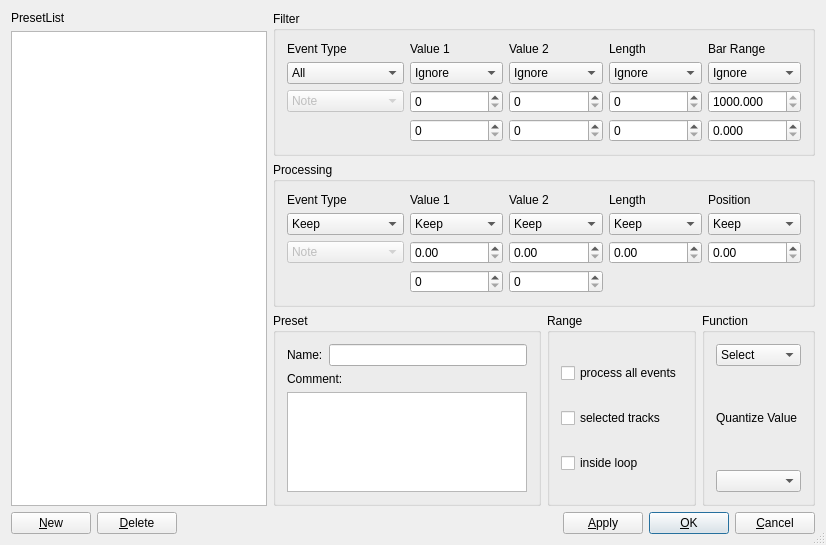
<?xml version="1.0" encoding="UTF-8"?>
<ui version="4.0">
 <class>MidiTransformDialogBase</class>
 <widget class="QDialog" name="MidiTransformDialogBase">
  <property name="geometry">
   <rect>
    <x>0</x>
    <y>0</y>
    <width>826</width>
    <height>545</height>
   </rect>
  </property>
  <property name="windowTitle">
   <string>MusE: Midi Transformator</string>
  </property>
  <property name="sizeGripEnabled">
   <bool>true</bool>
  </property>
  <layout class="QGridLayout">
   <property name="margin">
    <number>11</number>
   </property>
   <property name="spacing">
    <number>6</number>
   </property>
   <item row="3" column="0" colspan="2">
    <layout class="QHBoxLayout">
     <property name="spacing">
      <number>6</number>
     </property>
     <property name="margin">
      <number>0</number>
     </property>
     <item>
      <widget class="QPushButton" name="buttonNew">
       <property name="text">
        <string>&amp;New</string>
       </property>
       <property name="autoDefault">
        <bool>true</bool>
       </property>
      </widget>
     </item>
     <item>
      <widget class="QPushButton" name="buttonDelete">
       <property name="text">
        <string>&amp;Delete</string>
       </property>
       <property name="autoDefault">
        <bool>true</bool>
       </property>
      </widget>
     </item>
     <item>
      <spacer name="Horizontal Spacing2">
       <property name="orientation">
        <enum>Qt::Horizontal</enum>
       </property>
       <property name="sizeType">
        <enum>QSizePolicy::Expanding</enum>
       </property>
       <property name="sizeHint" stdset="0">
        <size>
         <width>20</width>
         <height>20</height>
        </size>
       </property>
      </spacer>
     </item>
     <item>
      <widget class="QPushButton" name="buttonApply">
       <property name="text">
        <string>&amp;Apply</string>
       </property>
       <property name="autoDefault">
        <bool>true</bool>
       </property>
      </widget>
     </item>
     <item>
      <widget class="QPushButton" name="buttonOk">
       <property name="text">
        <string>&amp;OK</string>
       </property>
       <property name="autoDefault">
        <bool>true</bool>
       </property>
       <property name="default">
        <bool>true</bool>
       </property>
      </widget>
     </item>
     <item>
      <widget class="QPushButton" name="buttonCancel">
       <property name="text">
        <string>&amp;Cancel</string>
       </property>
       <property name="autoDefault">
        <bool>true</bool>
       </property>
      </widget>
     </item>
    </layout>
   </item>
   <item row="0" column="0" rowspan="3">
    <layout class="QVBoxLayout">
     <property name="spacing">
      <number>6</number>
     </property>
     <property name="margin">
      <number>0</number>
     </property>
     <item>
      <widget class="QLabel" name="TextLabel1_2">
       <property name="text">
        <string>PresetList</string>
       </property>
       <property name="wordWrap">
        <bool>false</bool>
       </property>
      </widget>
     </item>
     <item>
      <widget class="QListWidget" name="presetList">
       <property name="sizePolicy">
        <sizepolicy hsizetype="MinimumExpanding" vsizetype="MinimumExpanding">
         <horstretch>0</horstretch>
         <verstretch>0</verstretch>
        </sizepolicy>
       </property>
      </widget>
     </item>
    </layout>
   </item>
   <item row="1" column="1">
    <widget class="QGroupBox" name="GroupBox5">
     <property name="title">
      <string>Processing</string>
     </property>
     <layout class="QGridLayout">
      <property name="margin">
       <number>11</number>
      </property>
      <property name="spacing">
       <number>6</number>
      </property>
      <item row="0" column="0">
       <widget class="QLabel" name="TextLabel5">
        <property name="text">
         <string>Event Type</string>
        </property>
        <property name="wordWrap">
         <bool>false</bool>
        </property>
       </widget>
      </item>
      <item row="1" column="0">
       <widget class="QComboBox" name="procEventOp">
        <item>
         <property name="text">
          <string>Keep</string>
         </property>
        </item>
        <item>
         <property name="text">
          <string>Fix</string>
         </property>
        </item>
       </widget>
      </item>
      <item row="2" column="0">
       <widget class="QComboBox" name="procType">
        <property name="enabled">
         <bool>false</bool>
        </property>
        <item>
         <property name="text">
          <string>Note</string>
         </property>
        </item>
        <item>
         <property name="text">
          <string>Poly Pressure</string>
         </property>
        </item>
        <item>
         <property name="text">
          <string>Control Change</string>
         </property>
        </item>
        <item>
         <property name="text">
          <string>Aftertouch</string>
         </property>
        </item>
        <item>
         <property name="text">
          <string>Pitch Bend</string>
         </property>
        </item>
        <item>
         <property name="text">
          <string>NRPN</string>
         </property>
        </item>
        <item>
         <property name="text">
          <string>RPN</string>
         </property>
        </item>
       </widget>
      </item>
      <item row="1" column="1">
       <widget class="QComboBox" name="procVal1Op">
        <item>
         <property name="text">
          <string>Keep</string>
         </property>
        </item>
        <item>
         <property name="text">
          <string>Plus</string>
         </property>
        </item>
        <item>
         <property name="text">
          <string>Minus</string>
         </property>
        </item>
        <item>
         <property name="text">
          <string>Multiply</string>
         </property>
        </item>
        <item>
         <property name="text">
          <string>Divide</string>
         </property>
        </item>
        <item>
         <property name="text">
          <string>Fix</string>
         </property>
        </item>
        <item>
         <property name="text">
          <string>Value 2</string>
         </property>
        </item>
        <item>
         <property name="text">
          <string>Invert</string>
         </property>
        </item>
        <item>
         <property name="text">
          <string>ScaleMap</string>
         </property>
        </item>
        <item>
         <property name="text">
          <string>Flip</string>
         </property>
        </item>
        <item>
         <property name="text">
          <string>Dyn</string>
         </property>
        </item>
        <item>
         <property name="text">
          <string>Random</string>
         </property>
        </item>
       </widget>
      </item>
      <item row="0" column="1">
       <widget class="QLabel" name="TextLabel6">
        <property name="text">
         <string>Value 1</string>
        </property>
        <property name="wordWrap">
         <bool>false</bool>
        </property>
       </widget>
      </item>
      <item row="0" column="2">
       <widget class="QLabel" name="TextLabel7">
        <property name="text">
         <string>Value 2</string>
        </property>
        <property name="wordWrap">
         <bool>false</bool>
        </property>
       </widget>
      </item>
      <item row="0" column="3">
       <widget class="QLabel" name="TextLabel10_2">
        <property name="text">
         <string>Length</string>
        </property>
        <property name="wordWrap">
         <bool>false</bool>
        </property>
       </widget>
      </item>
      <item row="0" column="4">
       <widget class="QLabel" name="TextLabel12">
        <property name="text">
         <string>Position</string>
        </property>
        <property name="wordWrap">
         <bool>false</bool>
        </property>
       </widget>
      </item>
      <item row="1" column="2">
       <widget class="QComboBox" name="procVal2Op">
        <item>
         <property name="text">
          <string>Keep</string>
         </property>
        </item>
        <item>
         <property name="text">
          <string>Plus</string>
         </property>
        </item>
        <item>
         <property name="text">
          <string>Minus</string>
         </property>
        </item>
        <item>
         <property name="text">
          <string>Multiply</string>
         </property>
        </item>
        <item>
         <property name="text">
          <string>Divide</string>
         </property>
        </item>
        <item>
         <property name="text">
          <string>Fix</string>
         </property>
        </item>
        <item>
         <property name="text">
          <string>Value 1</string>
         </property>
        </item>
        <item>
         <property name="text">
          <string>Invert</string>
         </property>
        </item>
        <item>
         <property name="text">
          <string>Dyn</string>
         </property>
        </item>
        <item>
         <property name="text">
          <string>Random</string>
         </property>
        </item>
       </widget>
      </item>
      <item row="1" column="3">
       <widget class="QComboBox" name="procLenOp">
        <item>
         <property name="text">
          <string>Keep</string>
         </property>
        </item>
        <item>
         <property name="text">
          <string>Plus</string>
         </property>
        </item>
        <item>
         <property name="text">
          <string>Minus</string>
         </property>
        </item>
        <item>
         <property name="text">
          <string>Multiply</string>
         </property>
        </item>
        <item>
         <property name="text">
          <string>Divide</string>
         </property>
        </item>
        <item>
         <property name="text">
          <string>Fix</string>
         </property>
        </item>
       </widget>
      </item>
      <item row="3" column="1">
       <widget class="QSpinBox" name="procVal1b">
        <property name="maximum">
         <number>9999</number>
        </property>
       </widget>
      </item>
      <item row="3" column="2">
       <widget class="QSpinBox" name="procVal2b">
        <property name="maximum">
         <number>9999</number>
        </property>
       </widget>
      </item>
      <item row="2" column="1">
       <widget class="SpinBoxFP" name="procVal1a">
        <property name="maximum" stdset="0">
         <number>99999999</number>
        </property>
       </widget>
      </item>
      <item row="1" column="4">
       <widget class="QComboBox" name="procPosOp">
        <item>
         <property name="text">
          <string>Keep</string>
         </property>
        </item>
        <item>
         <property name="text">
          <string>Plus</string>
         </property>
        </item>
        <item>
         <property name="text">
          <string>Minus</string>
         </property>
        </item>
        <item>
         <property name="text">
          <string>Multiply</string>
         </property>
        </item>
        <item>
         <property name="text">
          <string>Divide</string>
         </property>
        </item>
       </widget>
      </item>
      <item row="2" column="2">
        <widget class="SpinBoxFP" name="procVal2a">
         <property name="maximum" stdset="0">
         <number>99999999</number>
        </property>
       </widget>
      </item>
      <item row="2" column="3">
        <widget class="SpinBoxFP" name="procLenA">
          <property name="maximum" stdset="0">
         <number>99999999</number>
        </property>
       </widget>
      </item>
      <item row="2" column="4">
        <widget class="SpinBoxFP" name="procPosA">
          <property name="maximum" stdset="0">
         <number>99999999</number>
        </property>
       </widget>
      </item>
     </layout>
    </widget>
   </item>
   <item row="0" column="1">
    <widget class="QGroupBox" name="GroupBox3">
     <property name="title">
      <string>Filter</string>
     </property>
     <layout class="QGridLayout">
      <property name="margin">
       <number>11</number>
      </property>
      <property name="spacing">
       <number>6</number>
      </property>
      <item row="1" column="0">
       <widget class="QComboBox" name="selEventOp">
        <item>
         <property name="text">
          <string>All</string>
         </property>
        </item>
        <item>
         <property name="text">
          <string>Equal</string>
         </property>
        </item>
        <item>
         <property name="text">
          <string>Unequal</string>
         </property>
        </item>
       </widget>
      </item>
      <item row="2" column="0">
       <widget class="QComboBox" name="selType">
        <property name="enabled">
         <bool>false</bool>
        </property>
        <item>
         <property name="text">
          <string>Note</string>
         </property>
        </item>
        <item>
         <property name="text">
          <string>Poly Pressure</string>
         </property>
        </item>
        <item>
         <property name="text">
          <string>Control Change</string>
         </property>
        </item>
        <item>
         <property name="text">
          <string>Aftertouch</string>
         </property>
        </item>
        <item>
         <property name="text">
          <string>Pitch Bend</string>
         </property>
        </item>
        <item>
         <property name="text">
          <string>NRPN</string>
         </property>
        </item>
        <item>
         <property name="text">
          <string>RPN</string>
         </property>
        </item>
       </widget>
      </item>
      <item row="0" column="2">
       <widget class="QLabel" name="TextLabel3">
        <property name="text">
         <string>Value 2</string>
        </property>
        <property name="wordWrap">
         <bool>false</bool>
        </property>
       </widget>
      </item>
      <item row="0" column="1">
       <widget class="QLabel" name="TextLabel2">
        <property name="text">
         <string>Value 1</string>
        </property>
        <property name="wordWrap">
         <bool>false</bool>
        </property>
       </widget>
      </item>
      <item row="0" column="0">
       <widget class="QLabel" name="TextLabel1">
        <property name="text">
         <string>Event Type</string>
        </property>
        <property name="wordWrap">
         <bool>false</bool>
        </property>
       </widget>
      </item>
      <item row="1" column="1">
       <widget class="QComboBox" name="selVal1Op">
        <item>
         <property name="text">
          <string>Ignore</string>
         </property>
        </item>
        <item>
         <property name="text">
          <string>Equal</string>
         </property>
        </item>
        <item>
         <property name="text">
          <string>Unequal</string>
         </property>
        </item>
        <item>
         <property name="text">
          <string>Higher</string>
         </property>
        </item>
        <item>
         <property name="text">
          <string>Lower</string>
         </property>
        </item>
        <item>
         <property name="text">
          <string>Inside</string>
         </property>
        </item>
        <item>
         <property name="text">
          <string>Outside</string>
         </property>
        </item>
       </widget>
      </item>
      <item row="0" column="3">
       <widget class="QLabel" name="TextLabel10">
        <property name="text">
         <string>Length</string>
        </property>
        <property name="wordWrap">
         <bool>false</bool>
        </property>
       </widget>
      </item>
      <item row="0" column="4">
       <widget class="QLabel" name="TextLabel11">
        <property name="text">
         <string>Bar Range</string>
        </property>
        <property name="wordWrap">
         <bool>false</bool>
        </property>
       </widget>
      </item>
      <item row="1" column="2">
       <widget class="QComboBox" name="selVal2Op">
        <item>
         <property name="text">
          <string>Ignore</string>
         </property>
        </item>
        <item>
         <property name="text">
          <string>Equal</string>
         </property>
        </item>
        <item>
         <property name="text">
          <string>Unequal</string>
         </property>
        </item>
        <item>
         <property name="text">
          <string>Higher</string>
         </property>
        </item>
        <item>
         <property name="text">
          <string>Lower</string>
         </property>
        </item>
        <item>
         <property name="text">
          <string>Inside</string>
         </property>
        </item>
        <item>
         <property name="text">
          <string>Outside</string>
         </property>
        </item>
       </widget>
      </item>
      <item row="1" column="3">
       <widget class="QComboBox" name="selLenOp">
        <item>
         <property name="text">
          <string>Ignore</string>
         </property>
        </item>
        <item>
         <property name="text">
          <string>Equal</string>
         </property>
        </item>
        <item>
         <property name="text">
          <string>Unequal</string>
         </property>
        </item>
        <item>
         <property name="text">
          <string>Higher</string>
         </property>
        </item>
        <item>
         <property name="text">
          <string>Lower</string>
         </property>
        </item>
        <item>
         <property name="text">
          <string>Inside</string>
         </property>
        </item>
        <item>
         <property name="text">
          <string>Outside</string>
         </property>
        </item>
       </widget>
      </item>
      <item row="1" column="4">
       <widget class="QComboBox" name="selRangeOp">
        <item>
         <property name="text">
          <string>Ignore</string>
         </property>
        </item>
        <item>
         <property name="text">
          <string>Equal</string>
         </property>
        </item>
        <item>
         <property name="text">
          <string>Unequal</string>
         </property>
        </item>
        <item>
         <property name="text">
          <string>Higher</string>
         </property>
        </item>
        <item>
         <property name="text">
          <string>Lower</string>
         </property>
        </item>
        <item>
         <property name="text">
          <string>Inside</string>
         </property>
        </item>
        <item>
         <property name="text">
          <string>Outside</string>
         </property>
        </item>
       </widget>
      </item>
      <item row="3" column="1">
       <widget class="QSpinBox" name="selVal1b">
        <property name="maximum">
         <number>127</number>
        </property>
       </widget>
      </item>
      <item row="2" column="3">
       <widget class="QSpinBox" name="selLenA">
        <property name="maximum">
         <number>127</number>
        </property>
       </widget>
      </item>
      <item row="3" column="3">
       <widget class="QSpinBox" name="selLenB">
        <property name="maximum">
         <number>127</number>
        </property>
       </widget>
      </item>
      <item row="2" column="2">
       <widget class="QSpinBox" name="selVal2a">
        <property name="maximum">
         <number>127</number>
        </property>
       </widget>
      </item>
      <item row="3" column="2">
       <widget class="QSpinBox" name="selVal2b">
        <property name="maximum">
         <number>127</number>
        </property>
       </widget>
      </item>
      <item row="2" column="1">
       <widget class="QSpinBox" name="selVal1a">
        <property name="maximum">
         <number>127</number>
        </property>
       </widget>
      </item>
      <item row="3" column="4">
        <widget class="SpinBoxFP" name="selBarB">
        <property name="decimals" stdset="0">
         <number>3</number>
        </property>
       </widget>
      </item>
      <item row="2" column="4">
        <widget class="SpinBoxFP" name="selBarA">
        <property name="minimum" stdset="0">
         <number>1000</number>
        </property>
        <property name="decimals" stdset="0">
         <number>3</number>
        </property>
       </widget>
      </item>
     </layout>
    </widget>
   </item>
   <item row="2" column="1">
    <layout class="QHBoxLayout">
     <property name="spacing">
      <number>6</number>
     </property>
     <property name="margin">
      <number>0</number>
     </property>
     <item>
      <widget class="QGroupBox" name="GroupBox6_2">
       <property name="title">
        <string>Preset</string>
       </property>
       <layout class="QVBoxLayout">
        <property name="spacing">
         <number>6</number>
        </property>
        <property name="margin">
         <number>11</number>
        </property>
        <item>
         <layout class="QHBoxLayout">
          <property name="spacing">
           <number>6</number>
          </property>
          <property name="margin">
           <number>0</number>
          </property>
          <item>
           <widget class="QLabel" name="TextLabel13_2">
            <property name="text">
             <string>Name:</string>
            </property>
            <property name="wordWrap">
             <bool>false</bool>
            </property>
           </widget>
          </item>
          <item>
           <widget class="QLineEdit" name="nameEntry"/>
          </item>
         </layout>
        </item>
        <item>
         <widget class="QLabel" name="TextLabel14_2">
          <property name="text">
           <string>Comment:</string>
          </property>
          <property name="wordWrap">
           <bool>false</bool>
          </property>
         </widget>
        </item>
        <item>
         <widget class="QTextEdit" name="commentEntry"/>
        </item>
       </layout>
      </widget>
     </item>
     <item>
      <widget class="QGroupBox" name="GroupBox5_2">
       <property name="title">
        <string>Range</string>
       </property>
       <layout class="QVBoxLayout">
        <property name="spacing">
         <number>6</number>
        </property>
        <property name="margin">
         <number>11</number>
        </property>
        <item>
         <widget class="QCheckBox" name="processAll">
          <property name="text">
           <string>process all events</string>
          </property>
         </widget>
        </item>
        <item>
         <widget class="QCheckBox" name="selectedTracks">
          <property name="text">
           <string>selected tracks</string>
          </property>
         </widget>
        </item>
        <item>
         <widget class="QCheckBox" name="insideLoop">
          <property name="text">
           <string>inside loop</string>
          </property>
         </widget>
        </item>
       </layout>
      </widget>
     </item>
     <item>
      <widget class="QGroupBox" name="GroupBox7_2">
       <property name="title">
        <string>Function</string>
       </property>
       <layout class="QVBoxLayout">
        <property name="spacing">
         <number>6</number>
        </property>
        <property name="margin">
         <number>11</number>
        </property>
        <item>
         <widget class="QComboBox" name="funcOp">
          <item>
           <property name="text">
            <string>Select</string>
           </property>
          </item>
          <item>
           <property name="text">
            <string>Quantize</string>
           </property>
          </item>
          <item>
           <property name="text">
            <string>Delete</string>
           </property>
          </item>
          <item>
           <property name="text">
            <string>Transform</string>
           </property>
          </item>
          <item>
           <property name="text">
            <string>Insert</string>
           </property>
          </item>
          <item>
           <property name="text">
            <string>Copy</string>
           </property>
          </item>
          <item>
           <property name="text">
            <string>Extract</string>
           </property>
          </item>
         </widget>
        </item>
        <item>
         <widget class="QLabel" name="TextLabel9_2">
          <property name="text">
           <string>Quantize Value</string>
          </property>
          <property name="wordWrap">
           <bool>false</bool>
          </property>
         </widget>
        </item>
        <item>
         <widget class="ComboQuant" name="funcQuantVal" native="true"/>
        </item>
       </layout>
      </widget>
     </item>
    </layout>
   </item>
  </layout>
 </widget>
 <layoutdefault spacing="6" margin="11"/>
 <customwidgets>
   <customwidget>
     <class>SpinBoxFP</class>
     <extends>QDoubleSpinBox</extends>
     <header>spinboxFP.h</header>
   </customwidget>
  <customwidget>
   <class>ComboQuant</class>
   <extends>QComboBox</extends>
   <header>comboQuant.h</header>
  </customwidget>
 </customwidgets>
 <tabstops>
  <tabstop>selEventOp</tabstop>
  <tabstop>selType</tabstop>
  <tabstop>selVal1Op</tabstop>
  <tabstop>selVal1a</tabstop>
  <tabstop>selVal1b</tabstop>
  <tabstop>selVal2Op</tabstop>
  <tabstop>selVal2a</tabstop>
  <tabstop>selVal2b</tabstop>
  <tabstop>selLenOp</tabstop>
  <tabstop>selLenA</tabstop>
  <tabstop>selLenB</tabstop>
  <tabstop>selRangeOp</tabstop>
  <tabstop>procEventOp</tabstop>
  <tabstop>procType</tabstop>
  <tabstop>procVal1Op</tabstop>
  <tabstop>procVal1b</tabstop>
  <tabstop>procVal2Op</tabstop>
  <tabstop>procVal2b</tabstop>
  <tabstop>procLenOp</tabstop>
  <tabstop>procPosOp</tabstop>
  <tabstop>nameEntry</tabstop>
  <tabstop>commentEntry</tabstop>
  <tabstop>processAll</tabstop>
  <tabstop>selectedTracks</tabstop>
  <tabstop>insideLoop</tabstop>
  <tabstop>funcOp</tabstop>
  <tabstop>presetList</tabstop>
  <tabstop>buttonNew</tabstop>
  <tabstop>buttonDelete</tabstop>
  <tabstop>buttonApply</tabstop>
  <tabstop>buttonOk</tabstop>
  <tabstop>buttonCancel</tabstop>
 </tabstops>
 <resources/>
 <connections>
  <connection>
   <sender>buttonOk</sender>
   <signal>clicked()</signal>
   <receiver>MidiTransformDialogBase</receiver>
   <slot>accept()</slot>
   <hints>
    <hint type="sourcelabel">
     <x>20</x>
     <y>20</y>
    </hint>
    <hint type="destinationlabel">
     <x>20</x>
     <y>20</y>
    </hint>
   </hints>
  </connection>
  <connection>
   <sender>buttonCancel</sender>
   <signal>clicked()</signal>
   <receiver>MidiTransformDialogBase</receiver>
   <slot>reject()</slot>
   <hints>
    <hint type="sourcelabel">
     <x>20</x>
     <y>20</y>
    </hint>
    <hint type="destinationlabel">
     <x>20</x>
     <y>20</y>
    </hint>
   </hints>
  </connection>
 </connections>
</ui>
